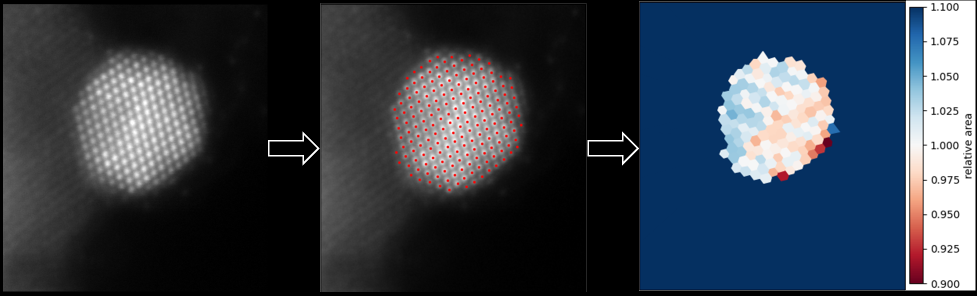
#> input picture examples/example-cellareas.png, 1953 x 591 px (shown at 1/2 size)
$ python -i column_finding.py   (imports and definitions only)
#> lines starting #> are read from the running program, lines starting #| are printed output that depends on the picture; after the words box and inside, x2 and y2 are one past the last pixel; in counts of white or black regions, pixels touching at a corner belong together
# ana.rebeka.kamsek@ki.si, 2021

import numpy as np
import cv2
import scipy.optimize as opt
from preprocessing import blur_subtract


def positions_centers_of_mass(filtered_image):
    """Finds approximate positions of atomic columns in atomically resolved HAADF-STEM images.

    The input image, ideally previously filtered, is thresholded to reveal only contours which represent
    atomic columns. Positions of atomic columns are then computed as centers of mass of the contours.
    :param filtered_image: filtered image
    :return: coordinates of approximate column positions
    """

    # a small box blur to smoothen the image before thresholding
    kernel = np.ones((5, 5), np.float32) / (5 * 5)
    dst = cv2.filter2D(filtered_image, -1, kernel)

    # thresholding to yield a black-and-white image
    ret, thresh = cv2.threshold(dst, 20, 255, cv2.THRESH_BINARY + cv2.THRESH_OTSU)

    # noise removal, erosion removes boundary pixels
    kernel = np.ones((2, 2), np.uint8)
    opening = cv2.morphologyEx(thresh, cv2.MORPH_OPEN, kernel, iterations=2)

    # find contours in the image and make masks from them
    (contours, _) = cv2.findContours(opening.copy(), cv2.RETR_LIST, cv2.CHAIN_APPROX_SIMPLE)

    # loop over the contours
    points = []
    for contour in contours:
        # compute the center of the contour
        moments = cv2.moments(contour)
        if moments["m00"] == 0:  # skip empty contours
            continue
        centroid_x = int(moments["m10"] / moments["m00"])
        centroid_y = int(moments["m01"] / moments["m00"])

        points.append((centroid_x, centroid_y))

    points = np.asarray(points)

    return points


# [81 lines left out: functions gaussian_2dim, positions_2d_gaussian, not called in this run]

>>> import cv2
>>> picture = cv2.imread('examples/example-cellareas.png', cv2.IMREAD_GRAYSCALE)
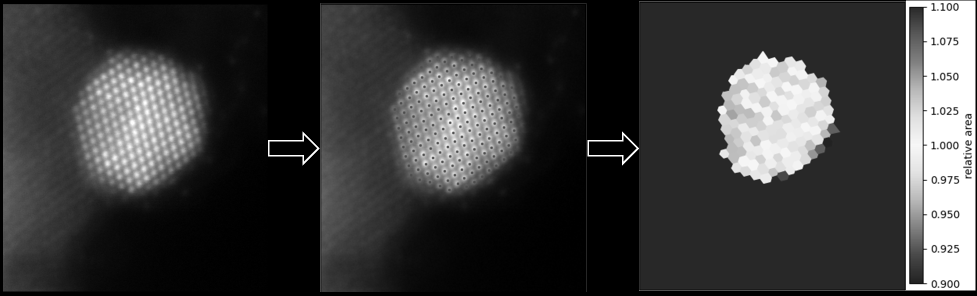
#> picture: shape (591, 1953) (shown at 1/2 size); min 0, max 255, mean 60
>>> result = positions_centers_of_mass(picture)
#> in positions_centers_of_mass, `ret, thresh = cv2.threshold(dst, 20, 255, cv2.THRESH_BINARY + cv2.THRE..`:
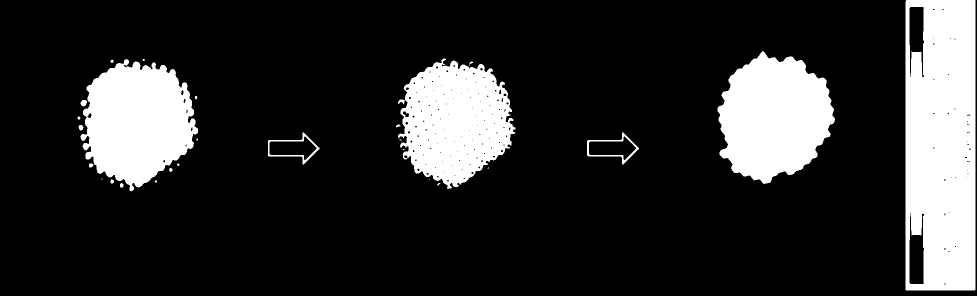
#> thresh: shape (591, 1953) (shown at 1/2 size); 17.9% white; 27 white regions (9 under 20 px), largest, box (x1, y1, x2, y2) and area: (1811, 0, 1951, 581) 75589, (1435, 102, 1670, 368) 43973, (161, 118, 396, 383) 42427
#> in positions_centers_of_mass, `ret, thresh = cv2.threshold(dst, 20, 255, cv2.THRESH_BINARY + cv2.THRE..`: ret = 113
#> in positions_centers_of_mass, `opening = cv2.morphologyEx(thresh, cv2.MORPH_OPEN, kernel, iterations=2)`:
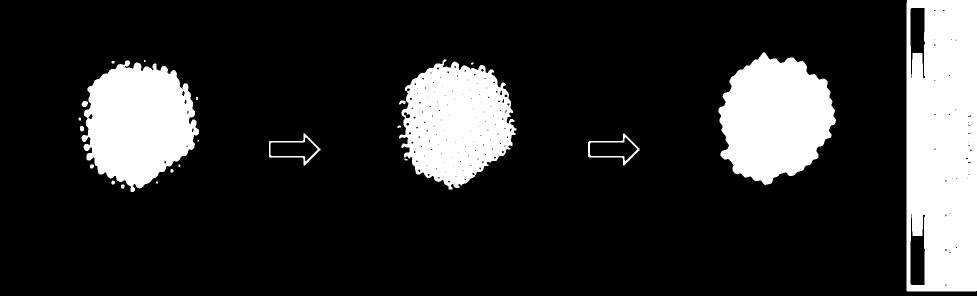
#> opening: shape (591, 1953) (shown at 1/2 size); 17.9% white; 23 white regions (6 under 20 px)
#> in positions_centers_of_mass, `(contours, _) = cv2.findContours(opening.copy(), cv2.RETR_LIST, cv2.CH..`: contours = 189 contours, 157 with area under 20; largest, box (x1, y1, x2, y2) and area: (1813, 0, 1953, 583) 80892, (1437, 105, 1672, 370) 43566, (163, 121, 398, 384) 42056, (798, 119, 1033, 379) 41885, (1176, 267, 1279, 331) 3362
#> the loop in positions_centers_of_mass, `for contour in contours:` made 189 passes
#> (centroid_x, centroid_y) on passes 1 to 3: (1891, 569), (1899, 504), (1891, 499)
#> after the loop in positions_centers_of_mass, `for contour in contours:`: points = 189 pairs, first value 159 to 1941, second value 20 to 569
#> result has the same summary as points in positions_centers_of_mass

$ run again, on examples/example_alignment.png
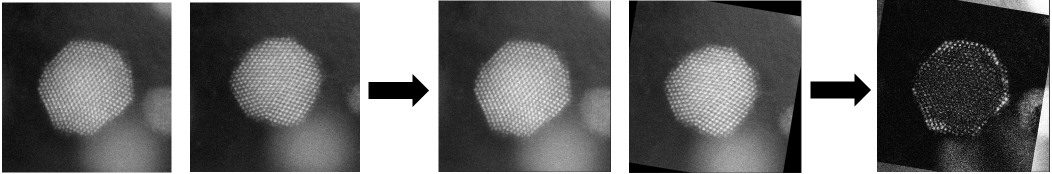
#> input picture examples/example_alignment.png, 2104 x 347 px (shown at 1/2 size)
#> picture is the input picture: shape (347, 2104); min 0, max 255, mean 104.6
#> in positions_centers_of_mass, `ret, thresh = cv2.threshold(dst, 20, 255, cv2.THRESH_BINARY + cv2.THRE..`:
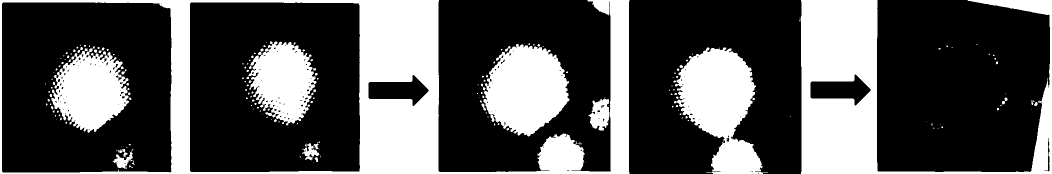
#> thresh: shape (347, 2104) (shown at 1/2 size); 32.2% white; 208 white regions (162 under 20 px), largest, box (x1, y1, x2, y2) and area: (0, 0, 1259, 347) 91905, (1601, 0, 2104, 347) 57832, (1347, 95, 1536, 347) 26057
#> ret = 132
#> in positions_centers_of_mass, `opening = cv2.morphologyEx(thresh, cv2.MORPH_OPEN, kernel, iterations=2)`:
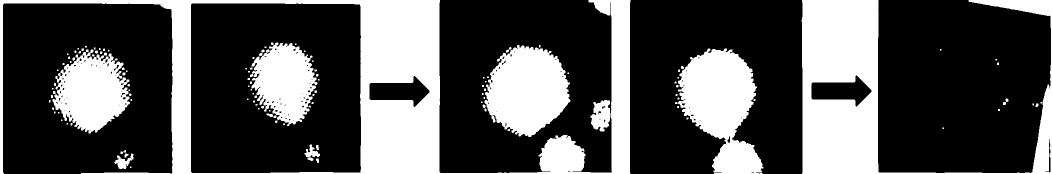
#> opening: shape (347, 2104) (shown at 1/2 size); 31.9% white; 125 white regions (76 under 20 px)
#> contours = 260 contours, 214 with area under 20; largest, box (x1, y1, x2, y2) and area: (0, 0, 1261, 347) 207866, (381, 6, 723, 347) 115244, (1603, 0, 2104, 347) 59672, (1356, 97, 1527, 347) 25280, (969, 90, 1141, 274) 22078
#> the loop in positions_centers_of_mass, `for contour in contours:` made 260 passes
#> (centroid_x, centroid_y) on passes 2 to 4: (1505, 345), (252, 345), (1138, 343)
#> after the loop in positions_centers_of_mass, `for contour in contours:`: points = 259 pairs, first value 99 to 2098, second value 9 to 345
#> result has the same summary as points in positions_centers_of_mass
